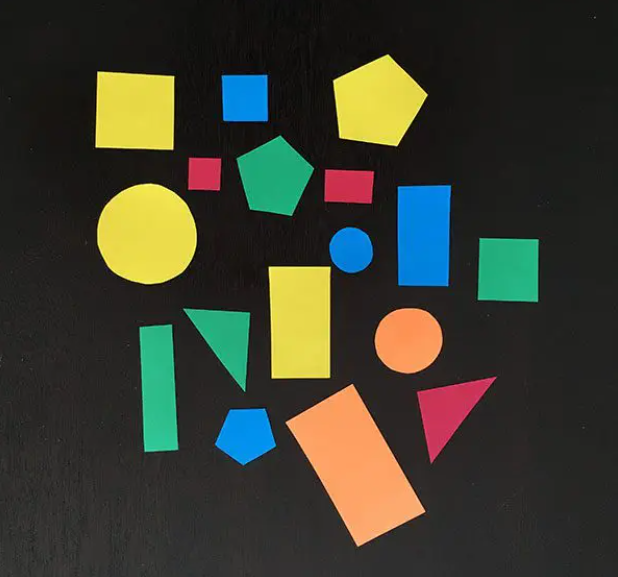
#> input picture farkli_sekiller.png, 618 x 577 px, found by its file name
$ python kontor_merkezi.py
#> lines starting #> are read from the running program, lines starting #| are printed output that depends on the picture; after the words box and inside, x2 and y2 are one past the last pixel; in counts of white or black regions, pixels touching at a corner belong together
# Gerekli paketleri içe aktar
import argparse  # Terminalden argüman almak için
import imutils   # OpenCV sürümlerinde uyumluluk için
import cv2       # OpenCV kütüphanesi

# Terminalden görüntü yolunu alacak argümanı ayarla
# ap = argparse.ArgumentParser()
# ap.add_argument("-i", "--image", required=True,
#                 help="İşlenecek görüntünün yolu")
# args = vars(ap.parse_args())          👉#TERMİNAL YOLU: python kontor_merkezi.py --image farkli_sekiller.png
# Görüntüyü yükle
# image = cv2.imread(args["image"])


image = cv2.imread("farkli_sekiller.png")
#> image is the input picture: shape (577, 618, 3); mean B, G, R 47.6, 60.8, 59.2

# Görüntüyü gri tonlamaya çevir
gray = cv2.cvtColor(image, cv2.COLOR_BGR2GRAY)
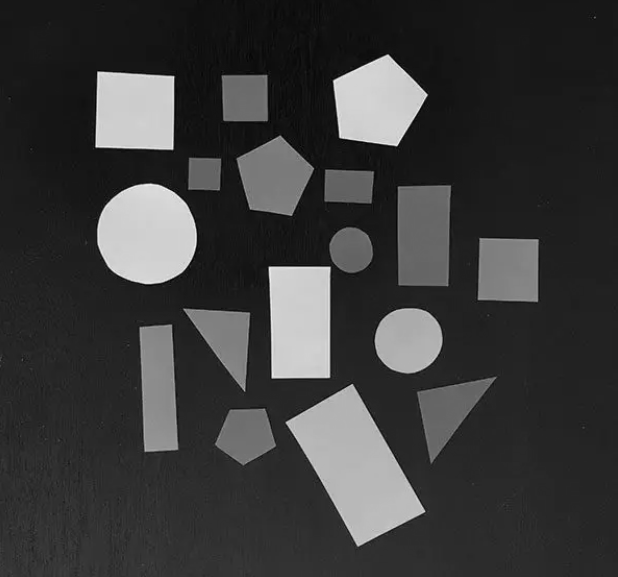
#> gray: shape (577, 618); min 0, max 242, mean 58.7

# gürültüyü azaltmak için
blurred = cv2.GaussianBlur(gray, (5, 5), 0)

# Görüntüyü ikili hale getir (threshold)
# Şekiller beyaz, arka plan siyah olacak
thresh = cv2.threshold(blurred, 60, 255, cv2.THRESH_BINARY)[1]
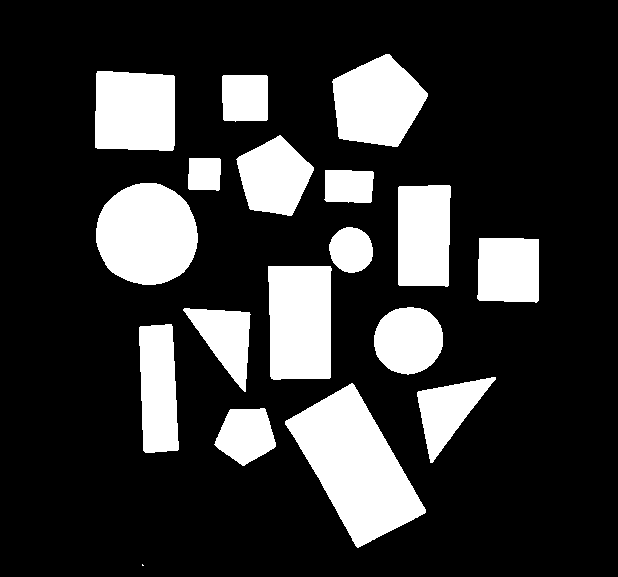
#> thresh: shape (577, 618); 21.1% white; 18 white regions (1 under 20 px)

# Konturları bul
cnts = cv2.findContours(thresh.copy(), cv2.RETR_EXTERNAL,
                        cv2.CHAIN_APPROX_SIMPLE)
#> cnts = 18 contours, 1 with area under 20; largest, box (x1, y1, x2, y2) and area: (285, 383, 426, 548) 11386, (96, 183, 198, 285) 8059, (268, 266, 332, 380) 6793, (332, 54, 428, 147) 6100, (95, 71, 175, 151) 5950
cnts = imutils.grab_contours(cnts)  # OpenCV sürümleri uyumu

# Her bir kontur üzerinde döngü
for c in cnts:
    # Konturun merkezini (centroid) hesapla
    M = cv2.moments(c)
    # Alanın sıfır olup olmadığını kontrol et (sıfır olursa bölme hatası olur)
    if M["m00"] != 0:
        cX = int(M["m10"] / M["m00"])
        cY = int(M["m01"] / M["m00"])
    else:
        cX, cY = 0, 0

    # Konturu çiz (yeşil renk, kalınlık 2)
    cv2.drawContours(image, [c], -1, (0, 255, 0), 2)

    # Merkeze beyaz bir nokta çiz (radius 7)
    cv2.circle(image, (cX, cY), 7, (255, 255, 255), -1)

    # Merkezin yanına "center" yaz
    cv2.putText(image, "center", (cX - 20, cY - 20),
                cv2.FONT_HERSHEY_SIMPLEX, 0.5, (255, 255, 255), 2)
#> this loop made 18 passes
#> (c, cX, cY) on pass 1: ([[142, 564], [142, 565], [143, 565]], 142, 564)
#> (cX, cY) on passes 2 to 7: (245, 434), (355, 465), (447, 410), (157, 388), (225, 337), (408, 339)
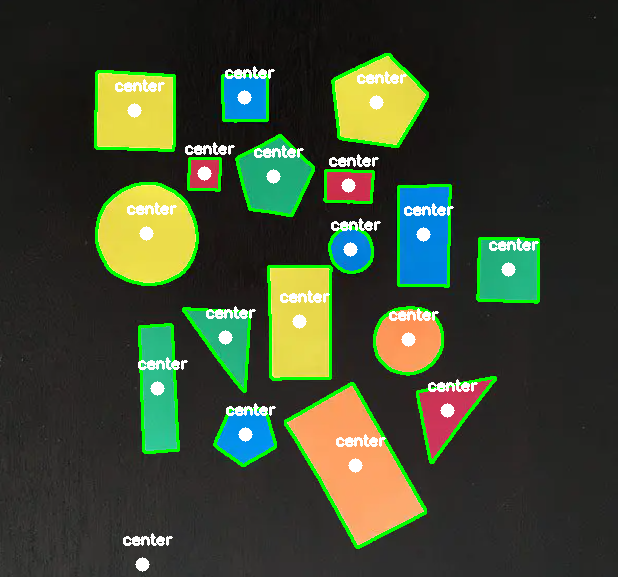
#> image: shape (577, 618, 3); 6.22% of pixels changed, all inside (x1, y1, x2, y2) = (94, 53, 540, 572)

cv2.imshow("Contours & Centers", image)
cv2.waitKey(0)
cv2.destroyAllWindows()
